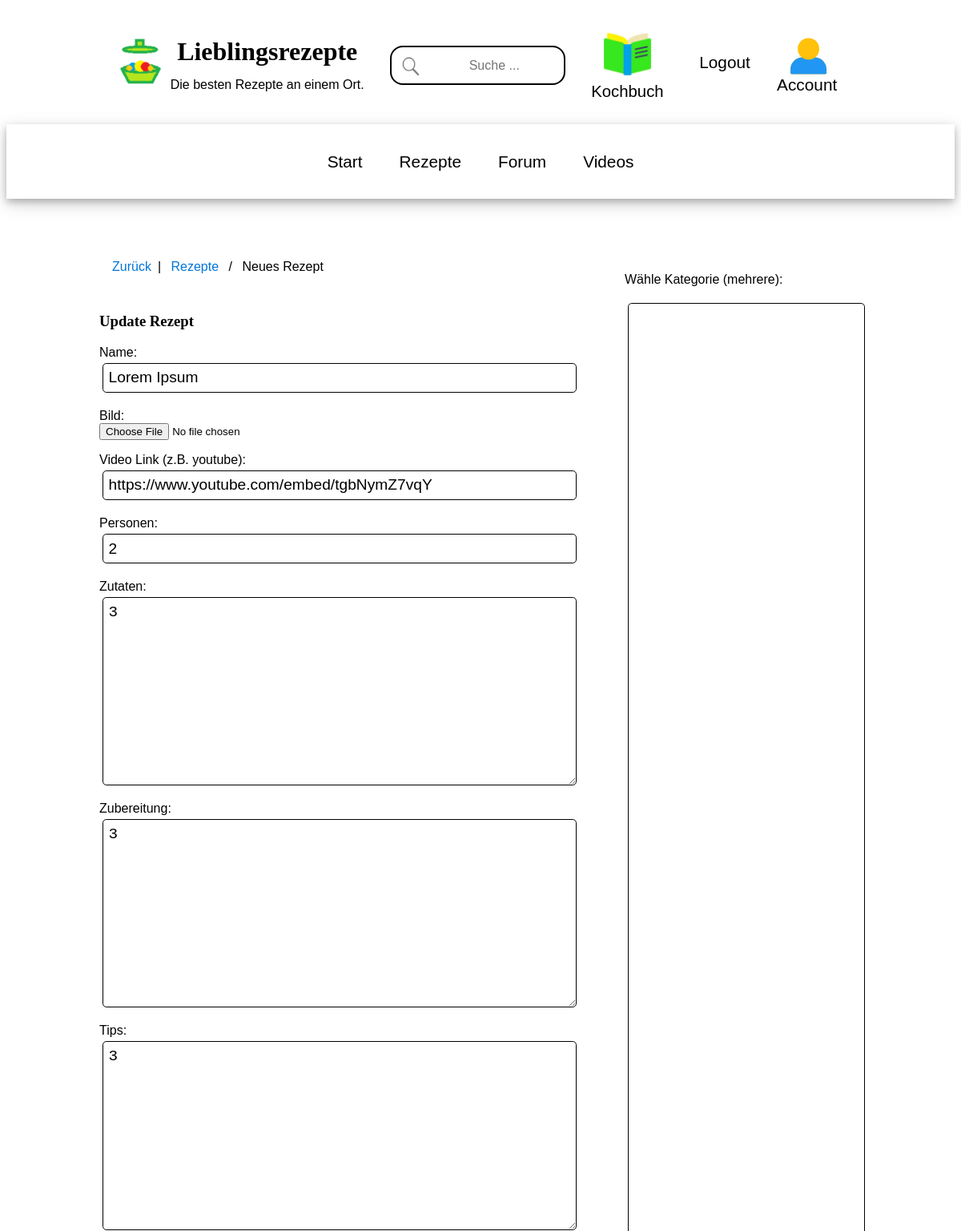
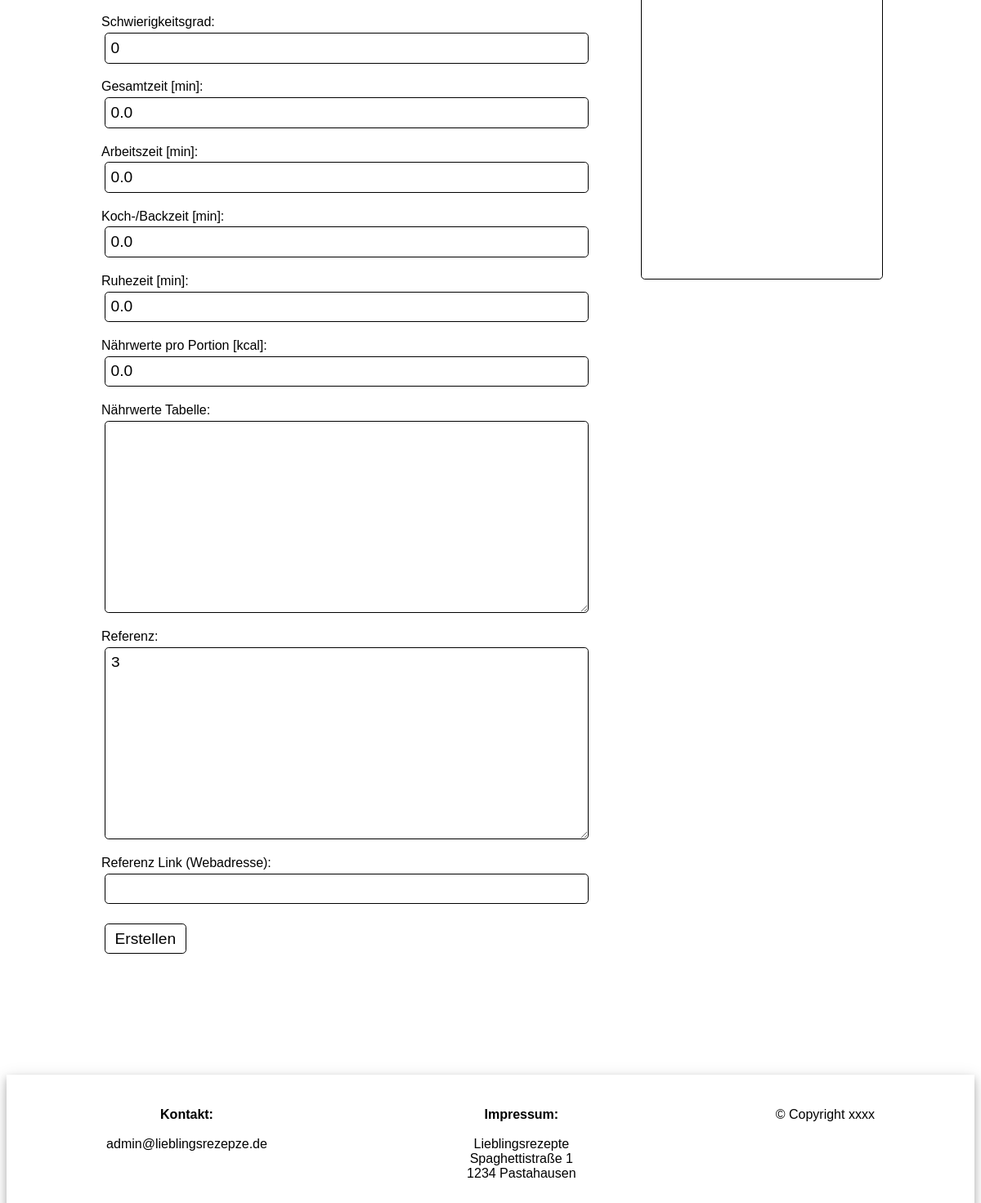
The page /update-recipe/1/ (signed in) on the database its author committed (2 pictures, top to bottom).
### recipes_app/models.py (models this page shows, shortened)
class Recipe(models.Model):
    owner = models.ForeignKey(User, on_delete=models.SET_NULL, null=True)
    likes = models.ManyToManyField(User,  blank=True, related_name="likes")
    name = models.CharField(max_length=500)
    updated = models.DateTimeField(auto_now=True)
    created = models.DateTimeField(auto_now_add=True)
    topic = models.ManyToManyField(Topic, blank=True)
    persons = models.IntegerField()
    ingredients = models.TextField(null=True, blank=True)
    steps = models.TextField(null=True, blank=True)
    tips = models.TextField(null=True, blank=True)
    reference = models.TextField(null=True, blank=True)
    reference_link = models.URLField(max_length=2048, null=True, blank=True)
    nutrients_person = models.FloatField(null=True, blank=True, default=0.0)
    nutrients_table = models.TextField(null=True, blank=True)
    expected_time_total = models.FloatField(null=True, blank=True, default=0.0)
    expected_time_work = models.FloatField(null=True, blank=True, default=0.0)
    expected_time_bake = models.FloatField(null=True, blank=True, default=0.0)
    expected_time_rest = models.FloatField(null=True, blank=True, default=0.0)
    difficulty = models.IntegerField(null=True, blank=True, default=0)
    image_meal = models.ImageField(blank=True, upload_to="recipes")
    video_meal = models.URLField(max_length=2048, null=True, blank=True)
    rating_mean = models.FloatField(null=True, blank=True, default=0.0)
    rating_count = models.IntegerField(null=True, blank=True, default=0)
    rating_1 = models.IntegerField(null=True, blank=True, default=0)
    rating_2 = models.IntegerField(null=True, blank=True, default=0)
    rating_3 = models.IntegerField(null=True, blank=True, default=0)
    rating_4 = models.IntegerField(null=True, blank=True, default=0)
    rating_5 = models.IntegerField(null=True, blank=True, default=0)
    class Meta:
        ordering = ['-updated', '-created']

### recipes_app/views.py (the view)
# urls.py: path('update-recipe/<str:pk>/', views.updateRecipe, name="update-recipe"),
def updateRecipe(request, pk):
    recipe = Recipe.objects.get(id=pk)
    if request.user != recipe.owner:
        return HttpResponse('Fehlende Berechtigung! Bitte wenden Sie sich and den Administrator.')
    form = RecipeForm(instance=recipe)
    topics = Topic.objects.all()
    if request.method == 'POST':
        form = RecipeForm(request.POST, request.FILES, instance=recipe)
        if form.is_valid():
            form.save()
        return redirect('home')
    context = {'form': form, 'topics': topics, 'recipe': recipe, "title_of_form": "Update Rezept"}
    return render(request, 'recipes_app/recipe_form.html', context)

### recipes_app/forms.py
class RecipeForm(ModelForm):
    class Meta:
        model = Recipe
        fields = '__all__'
        exclude = ["owner", "rating_mean", "rating_count"]

### recipes_app/templates/recipes_app/recipe_form.html (shortened to what this page needs)
{% extends 'main.html' %}
{% block content %}
<form method="POST" action="" enctype="multipart/form-data">
<div class="main-container">
        <div class="main-middle-column">
        <ul class="breadcrumb">
            <li><a href="{{request.META.HTTP_REFERER}}">Zurück</a></li>
            <li><a href="{% url 'recipes' %}">Rezepte</a></li>
            <li>Neues Rezept</li>
        </ul>
            <div class="card">
                <h3>{{title_of_form}}</h3>
                <p>
                    <label for="id_name">Name:</label>
                    {{form.name}}
                </p>
                <p>
                    <label for="id_image_meal">Bild:</label>
                    {{form.image_meal}}
                </p>
                <p>
                    <label for="id_image_meal">Video Link (z.B. youtube):</label>
                    {{form.video_meal}}
                </p>
                <p>
                    <label for="id_persons">Personen:</label>
                    {{form.persons}}
                </p>
                <p>
                    <label for="id_ingredients">Zutaten:</label>
                    {{form.ingredients}}
                </p>
                <p>
                    <label for="id_steps">Zubereitung:</label>
                    {{form.steps}}
                </p>
                <p>
                    <label for="id_tips">Tips:</label>
                    {{form.tips}}
                </p>
                <p>
                    <label for="id_difficulty">Schwierigkeitsgrad:</label>
                    {{form.difficulty}}
                </p>
                <p>
                    <label for="id_expected_time_total">Gesamtzeit [min]:</label>
                    {{form.expected_time_total}}
                </p>
                <p>
                    <label for="id_expected_time_work">Arbeitszeit [min]:</label>
                    {{form.expected_time_work}}
                </p>
                <p>
                    <label for="id_expected_time_bake">Koch-/Backzeit [min]:</label>
                    {{form.expected_time_bake}}
                </p>
                <p>
                    <label for="id_expected_time_rest">Ruhezeit [min]:</label>
                    {{form.expected_time_rest}}
                </p>
                <p>
                    <label for="id_nutrients_person">Nährwerte pro Portion [kcal]:</label>
                    {{form.nutrients_person}}
                </p>
                <p>
                    <label for="id_nutrients_table">Nährwerte Tabelle:</label>
                    {{form.nutrients_table}}
                </p>
                <p>
                    <label for="id_reference">Referenz:</label>
                    {{form.reference}}
                </p>
                <p>
                    <label for="id_reference">Referenz Link (Webadresse):</label>
                    {{form.reference_link}}
                </p>
                <p>
                    <input type="submit" value="Erstellen" style="width: 100px;"/>
                </p>
            </div>
        </div>
        <div class="main-right-column">
            <div class="card">
                <label>Wähle Kategorie (mehrere):</label>
                <br>
                <p>{{form.topic}}</p>
            </div>
        </div>
</div>
</form>
{% endblock content %}

### static/styles/main.css (style rules this page uses)
* { box-sizing: border-box; }
body { font-family: Verdana, sans-serif; font-size: 16px; background-color: white; }
h1, h2, h3, h4, h5, h6 { font-family: Georgia, serif; }
.main-container { display: flex; justify-content: center; width: 100%; clear: after; margin-top: 1.25em; }
.main-middle-column { width: 50%; max-width: 200em; margin: 2em; }
.main-right-column { width: 25%; max-width: 100em; margin: 2em; }
.card { box-sizing: border-box; background-color: white; border-radius: 10px; border-style: none; margin-top: 2.5em; margin-bottom: 4em; }
button, input[type=submit], input[type=url], textarea, input[type=password], input[type=email], input[type=number], input[type=text], select, .button-like, .button-display { background-color: white; display: inline-block; padding: 0.35em; border: solid; font-size: 1.2em; border-width: 0.1em; border-radius: 0.25em; margin: 0.2em; border-color: black; text-decoration: none; color: blacK; }
ul.breadcrumb { padding: 0.5em 1em; list-style: none; background-color: white; }
ul.breadcrumb li { display: inline; font-size: 1em; }
ul.breadcrumb li:not(:first-child)+li:before { padding: 0.5em; color: black; content: "/\00a0"; }
ul.breadcrumb li:first-child:after { padding: 0.5em; color: black; content: "|"; }
ul.breadcrumb li a { color: #0275d8; text-decoration: none; }

### recipes_app/templates/recipes_app/recipe_form.html (style rules this page uses)
textarea { vertical-align: top; width: 100%; background-color: white; }
.card input { width: 100%; }
select { width: 100%; height: 1500px }

### rows shown on the page
Recipe: name "Lorem Ipsum", video_meal "https://www.youtube.com/embed/tgbNymZ7vqY", persons "2", ingredients "3", steps "3", tips "3", difficulty "0", expected_time_total "0.0", expected_time_work "0.0", expected_time_bake "0.0", expected_time_rest "0.0", nutrients_person "0.0", reference "3"

### other values the page prints
{{ title_of_form }} "Update Rezept"
